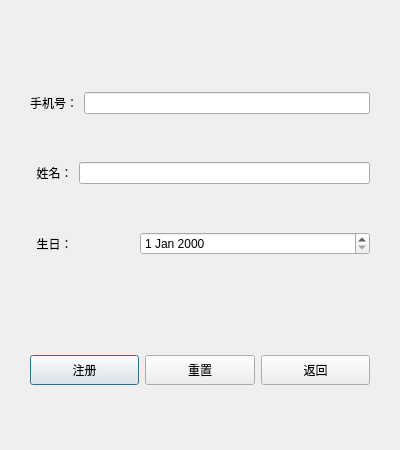
<?xml version="1.0" encoding="UTF-8"?>
<ui version="4.0">
 <class>MemberRegisterDialog</class>
 <widget class="QDialog" name="MemberRegisterDialog">
  <property name="geometry">
   <rect>
    <x>0</x>
    <y>0</y>
    <width>400</width>
    <height>450</height>
   </rect>
  </property>
  <property name="windowTitle">
   <string>Dialog</string>
  </property>
  <widget class="QWidget" name="verticalLayoutWidget">
   <property name="geometry">
    <rect>
     <x>30</x>
     <y>50</y>
     <width>340</width>
     <height>250</height>
    </rect>
   </property>
   <layout class="QVBoxLayout" name="verticalLayout">
    <item>
     <layout class="QHBoxLayout" name="horizontalLayout">
      <item>
       <widget class="QLabel" name="label">
        <property name="text">
         <string>手机号：</string>
        </property>
       </widget>
      </item>
      <item>
       <widget class="QLineEdit" name="phoneEdit"/>
      </item>
     </layout>
    </item>
    <item>
     <layout class="QHBoxLayout" name="horizontalLayout_2">
      <item>
       <widget class="QLabel" name="label_2">
        <property name="text">
         <string>  姓名：</string>
        </property>
       </widget>
      </item>
      <item>
       <widget class="QLineEdit" name="nameEdit"/>
      </item>
     </layout>
    </item>
    <item>
     <layout class="QHBoxLayout" name="horizontalLayout_3">
      <item>
       <widget class="QLabel" name="label_3">
        <property name="text">
         <string>  生日：</string>
        </property>
       </widget>
      </item>
      <item>
       <widget class="QDateEdit" name="birthdayEdit">
        <property name="minimumSize">
         <size>
          <width>230</width>
          <height>0</height>
         </size>
        </property>
       </widget>
      </item>
     </layout>
    </item>
   </layout>
  </widget>
  <widget class="QWidget" name="horizontalLayoutWidget_4">
   <property name="geometry">
    <rect>
     <x>30</x>
     <y>320</y>
     <width>340</width>
     <height>100</height>
    </rect>
   </property>
   <layout class="QHBoxLayout" name="horizontalLayout_4">
    <item>
     <widget class="QPushButton" name="registerButton">
      <property name="text">
       <string>注册</string>
      </property>
      <property name="minimumSize">
       <size>
        <width>0</width>
        <height>30</height>
       </size>
      </property>
     </widget>
    </item>
    <item>
     <widget class="QPushButton" name="resetButton">
      <property name="text">
       <string>重置</string>
      </property>
      <property name="minimumSize">
       <size>
        <width>0</width>
        <height>30</height>
       </size>
      </property>
     </widget>
    </item>
    <item>
     <widget class="QPushButton" name="backButton">
      <property name="text">
       <string>返回</string>
      </property>
      <property name="minimumSize">
       <size>
        <width>0</width>
        <height>30</height>
       </size>
      </property>
     </widget>
    </item>
   </layout>
  </widget>
 </widget>
 <resources/>
 <connections/>
</ui>
